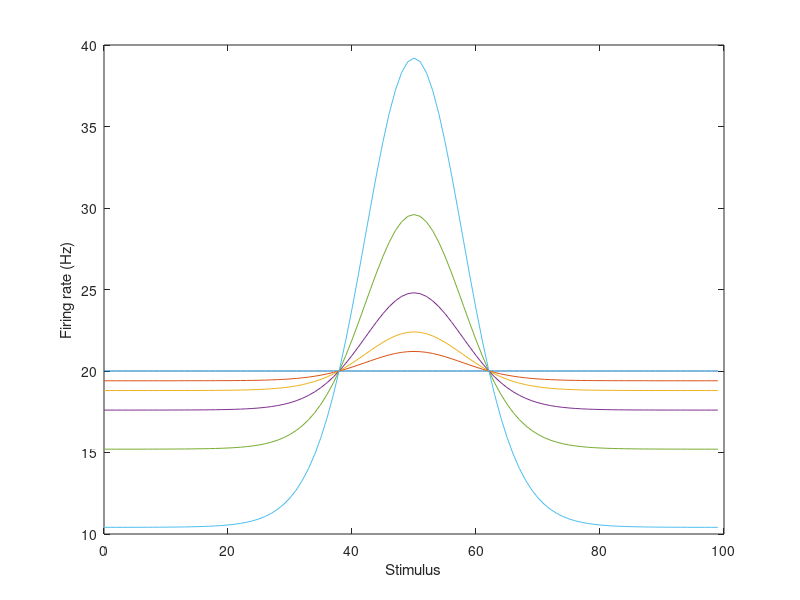

Write the MATLAB code that produced this figure.
clear

r_spont_MT = 20;
b_pref = 0.4;
b_null = -0.2;
K_in = 4;
N_in = 100;
pos_in=[0:180/N_in:179.9999];
delta_t = 1e-3;

coherence =0;
for j=1:6
   max_rate_in =r_spont_MT + b_pref*coherence;
   b_in = r_spont_MT + b_null*coherence;
   MT(j,:)=((max_rate_in-b_in)*exp(K_in*(cos((pos_in'-90)/180*2*pi)-1))+b_in); 
   coherence= 3*2^(j-1);
end

plot([0:100/N_in:99.9999],MT');
xlabel('Stimulus');
ylabel('Firing rate (Hz)');